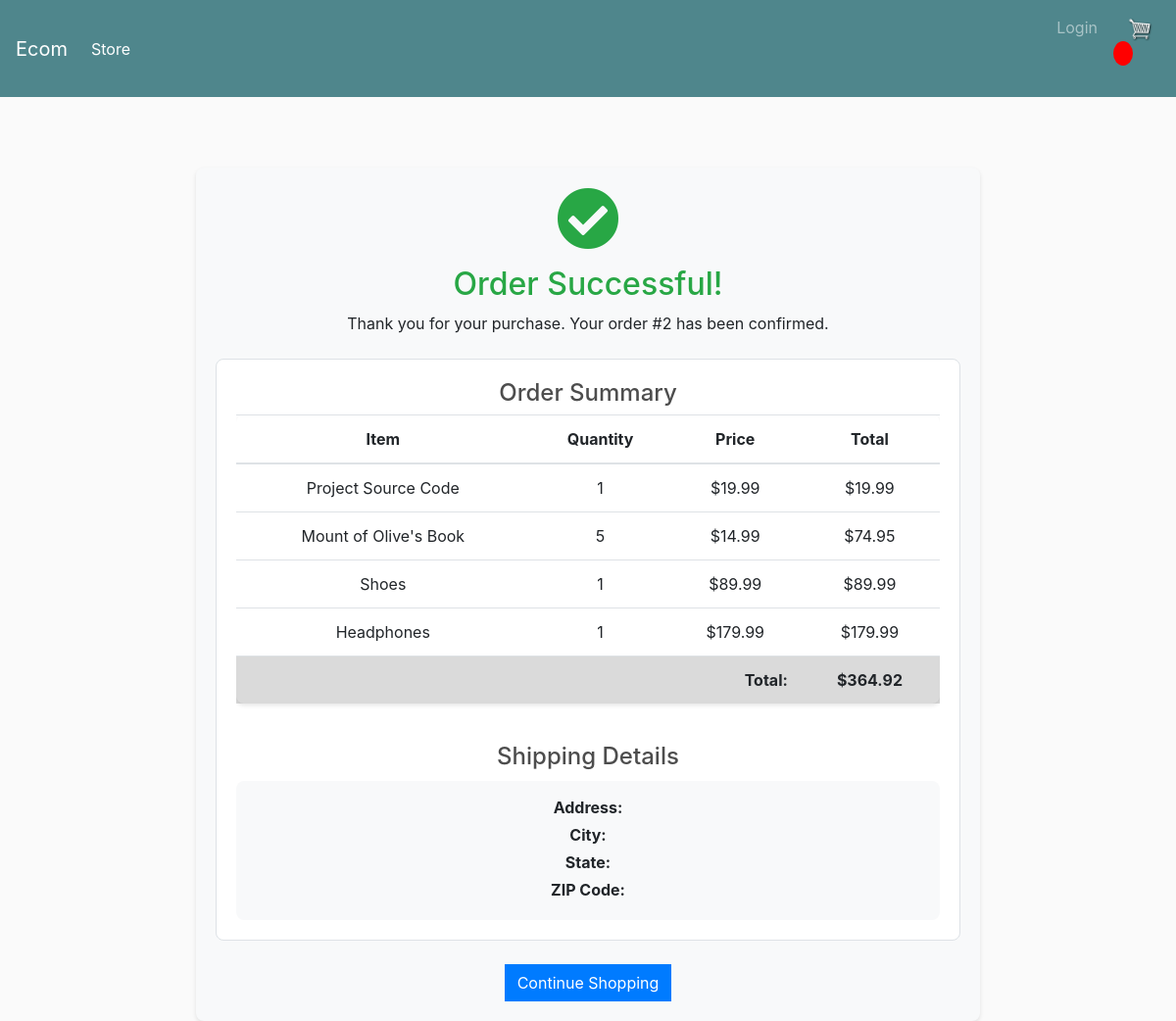
Screenshot of /order_success/2/ with the database file from the repository.
### store/models.py (models this page shows, shortened)
class Order(models.Model):
	customer = models.ForeignKey(Customer, on_delete=models.SET_NULL, null=True, blank=True)
	date_ordered = models.DateTimeField(auto_now_add=True)
	complete = models.BooleanField(default=False)
	transaction_id = models.CharField(max_length=100, null=True)
	@property
	def shipping(self):
		shipping = False
		orderitems = self.orderitem_set.all()
		for i in orderitems:
			if i.product.digital == False:
				shipping = True
		return shipping
	@property
	def get_cart_total(self):
		orderitems = self.orderitem_set.all()
		total = sum([item.get_total for item in orderitems])
		return total

class OrderItem(models.Model):
	product = models.ForeignKey(Product, on_delete=models.SET_NULL, null=True)
	order = models.ForeignKey(Order, on_delete=models.SET_NULL, null=True)
	quantity = models.IntegerField(default=0, null=True, blank=True)
	date_added = models.DateTimeField(auto_now_add=True)
	@property
	def get_total(self):
		total = self.product.price * self.quantity
		return total

class Product(models.Model):
	name = models.CharField(max_length=200, null=True)
	price = models.FloatField()
	digital = models.BooleanField(default=False, null=True, blank=True)
	image = models.ImageField(null=True, blank=True)
	category = models.ForeignKey(
		Category,
		on_delete=models.SET_NULL,
		null=True,
		blank=True
	)
	brand = models.CharField(
		max_length=200,
		null=True,
		blank=True,
		default="Unbranded"
	)
	description = models.TextField(
		null=True,
		blank=True,
		default="No description available"
	)
	is_available = models.BooleanField(
		default=True
	)
	created_date = models.DateTimeField(
		auto_now_add=True,
		null=True
	)
	modified_date = models.DateTimeField(
		auto_now=True,
		null=True
	)
	stock = models.IntegerField(default=100)
	sku = models.CharField(
		max_length=100,
		null=True,
		blank=True,
		unique=True
	)

### store/views.py (the view)
# urls.py: path('order_success/<int:order_id>/', views.orderSuccess, name='order_success'),
def orderSuccess(request, order_id):
    try:
        if request.user.is_authenticated:
            order = get_object_or_404(Order, id=order_id, customer=request.user.customer)
        else:
            order = get_object_or_404(Order, id=order_id)
        if not order.complete:
            messages.error(request, 'Invalid order')
            return redirect('store')
        context = {
            'order': order,
            'items': order.orderitem_set.all(),
            'shipping': order.shipping,
            'total': order.get_cart_total,
            'shipping_address': order.shippingaddress_set.first(),
        }
        return render(request, 'store/order_success.html', context)
    except Order.DoesNotExist:
        messages.error(request, 'Order not found')
        return redirect('store')

### store/templates/store/order_success.html (shortened to what this page needs)
{% extends 'store/main.html' %}
{% load static %}
{% block content %}
<div class="container mt-5">
    <div class="success-container text-center">
        <i class="fas fa-check-circle" style="color: #28a745; font-size: 64px;"></i>
        <h2 class="mt-3 text-success">Order Successful!</h2>
        <p>Thank you for your purchase. Your order #{{ order.id }} has been confirmed.</p>
        <div class="order-details mt-4">
            <h4>Order Summary</h4>
            <div class="table-responsive">
                <table class="table">
                    <thead>
                        <tr>
                            <th>Item</th>
                            <th>Quantity</th>
                            <th>Price</th>
                            <th>Total</th>
                        </tr>
                    </thead>
                    <tbody>
                        {% for item in items %}
                        <tr>
                            <td>{{ item.product.name }}</td>
                            <td>{{ item.quantity }}</td>
                            <td>${{ item.product.price|floatformat:2 }}</td>
                            <td>${{ item.get_total|floatformat:2 }}</td>
                        </tr>
                        {% endfor %}
                        <tr class="table-active">
                            <td colspan="3" class="text-right"><strong>Total:</strong></td>
                            <td><strong>${{ total|floatformat:2 }}</strong></td>
                        </tr>
                    </tbody>
                </table>
            </div>
            {% if shipping %}
            <div class="shipping-details mt-4">
                <h4>Shipping Details</h4>
                <div class="address-box">
                    <p class="mb-1"><strong>Address:</strong> {{ order.shippingaddress.address }}</p>
                    <p class="mb-1"><strong>City:</strong> {{ order.shippingaddress.city }}</p>
                    <p class="mb-1"><strong>State:</strong> {{ order.shippingaddress.state }}</p>
                    <p class="mb-1"><strong>ZIP Code:</strong> {{ order.shippingaddress.zipcode }}</p>
                </div>
            </div>
            {% endif %}
        </div>
        <div class="mt-4">
            <a href="{% url 'store' %}" class="btn btn-primary">Continue Shopping</a>
        </div>
    </div>
</div>
{% endblock content %}

### static/css/main.css (style rules this page uses)
body { background-color: hsl(0, 0%, 98%); }
h1,h2,h3,h4,h5,h6 { color:hsl(0, 0%, 30%); }
.btn { border-radius: 0; }
.success-container { text-align: center; padding: 40px 20px; background: #f8f9fa; border-radius: 8px; box-shadow: 0 2px 4px rgba(0,0,0,0.1); }
.order-details { margin: 20px 0; padding: 20px; background: white; border-radius: 4px; }

### store/templates/store/order_success.html (style rules this page uses)
.success-container { max-width: 800px; margin: 0 auto; padding: 20px; }
.table { background-color: white; border-radius: 8px; box-shadow: 0 2px 4px rgba(0,0,0,0.1); }
.address-box { background-color: #f8f9fa; padding: 15px; border-radius: 8px; margin-top: 10px; }
.order-details { margin-top: 30px; padding: 20px; border: 1px solid #dee2e6; border-radius: 8px; background-color: white; }

### rows the page displays
Order: id "2"
OrderItem: product.name "Project Source Code", quantity "1", product.price "19.99", get_total "19.99"
OrderItem: product.name "Mount of Olive's Book", quantity "5", product.price "14.99", get_total "74.95"
OrderItem: product.name "Shoes", quantity "1", product.price "89.99", get_total "89.99"
OrderItem: product.name "Headphones", quantity "1", product.price "179.99", get_total "179.99"

### other values shown
{{ total|floatformat:2 }} "364.92"
